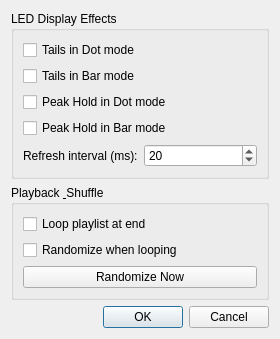
<?xml version="1.0" encoding="UTF-8"?>
<ui version="4.0">
 <class>OptionsForm</class>
 <widget class="QDialog" name="OptionsForm">
  <property name="geometry">
   <rect>
    <x>0</x>
    <y>0</y>
    <width>280</width>
    <height>330</height>
   </rect>
  </property>
  <property name="windowTitle">
   <string>SimBox Options</string>
  </property>
  <layout class="QVBoxLayout" name="verticalLayout">
   <item>
    <widget class="QGroupBox" name="groupLed">
     <property name="title">
      <string>LED Display Effects</string>
     </property>
     <layout class="QVBoxLayout" name="verticalLayout_2">
      <item>
       <widget class="QCheckBox" name="chkTailsDot">
        <property name="text">
         <string>Tails in Dot mode</string>
        </property>
       </widget>
      </item>
      <item>
       <widget class="QCheckBox" name="chkTailsBar">
        <property name="text">
         <string>Tails in Bar mode</string>
        </property>
       </widget>
      </item>
      <item>
       <widget class="QCheckBox" name="chkPeakDot">
        <property name="text">
         <string>Peak Hold in Dot mode</string>
        </property>
       </widget>
      </item>
      <item>
       <widget class="QCheckBox" name="chkPeakBar">
        <property name="text">
         <string>Peak Hold in Bar mode</string>
        </property>
       </widget>
      </item>
      <item>
       <layout class="QHBoxLayout" name="horizontalLayout_speed">
        <item>
         <widget class="QLabel" name="lblSpeed">
          <property name="text">
           <string>Refresh interval (ms):</string>
          </property>
         </widget>
        </item>
        <item>
         <widget class="QSpinBox" name="spinLedSpeed">
          <property name="minimum">
           <number>5</number>
          </property>
          <property name="maximum">
           <number>500</number>
          </property>
          <property name="singleStep">
           <number>5</number>
          </property>
          <property name="value">
           <number>20</number>
          </property>
         </widget>
        </item>
       </layout>
      </item>
     </layout>
    </widget>
   </item>
   <item>
    <widget class="QGroupBox" name="groupPlayback">
     <property name="title">
      <string>Playback &amp; Shuffle</string>
     </property>
     <layout class="QVBoxLayout" name="verticalLayout_3">
      <item>
       <widget class="QCheckBox" name="chkLoop">
        <property name="text">
         <string>Loop playlist at end</string>
        </property>
       </widget>
      </item>
      <item>
       <widget class="QCheckBox" name="chkRandomLoop">
        <property name="text">
         <string>Randomize when looping</string>
        </property>
       </widget>
      </item>
      <item>
       <widget class="QPushButton" name="btnRandomizeNow">
        <property name="text">
         <string>Randomize Now</string>
        </property>
       </widget>
      </item>
     </layout>
    </widget>
   </item>
   <item>
    <widget class="QDialogButtonBox" name="buttonBox">
     <property name="orientation">
      <enum>Qt::Horizontal</enum>
     </property>
     <property name="standardButtons">
      <set>QDialogButtonBox::Cancel|QDialogButtonBox::Ok</set>
     </property>
    </widget>
   </item>
  </layout>
 </widget>
 <resources/>
 <connections>
  <connection>
   <sender>buttonBox</sender>
   <signal>accepted()</signal>
   <receiver>OptionsForm</receiver>
   <slot>accept()</slot>
  </connection>
  <connection>
   <sender>buttonBox</sender>
   <signal>rejected()</signal>
   <receiver>OptionsForm</receiver>
   <slot>reject()</slot>
  </connection>
 </connections>
</ui>
